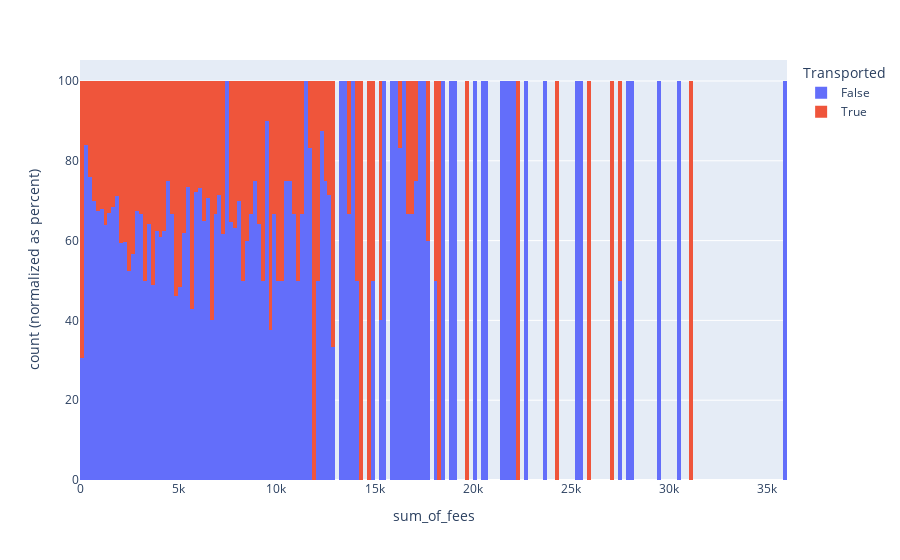

Here is the notebook cell this chart was saved with:
### Code cell
fig = px.histogram(db, x="sum_of_fees", color="Transported", barnorm="percent")
fig.show()

### Figure 1 — Plotly figure (JSON) as saved in the notebook; plotly's stock layout.template omitted (floating-point values rounded to 4 significant figures; data arrays with more than 128 entries replaced by an {"elided": "..."} marker saying what was removed)
{"data": [{"bingroup": "x", "hovertemplate": "Transported=False<br>sum_of_fees=%{x}<br>count (normalized as percent)=%{y}<extra></extra>", "legendgroup": "False", "marker": {"color": "#636efa", "pattern": {"shape": ""}}, "name": "False", "orientation": "v", "showlegend": true, "type": "histogram", "x": {"elided": "4315 float values"}, "xaxis": "x", "yaxis": "y"}, {"bingroup": "x", "hovertemplate": "Transported=True<br>sum_of_fees=%{x}<br>count (normalized as percent)=%{y}<extra></extra>", "legendgroup": "True", "marker": {"color": "#EF553B", "pattern": {"shape": ""}}, "name": "True", "orientation": "v", "showlegend": true, "type": "histogram", "x": {"elided": "4378 float values"}, "xaxis": "x", "yaxis": "y"}], "layout": {"barmode": "relative", "barnorm": "percent", "legend": {"title": {"text": "Transported"}, "tracegroupgap": 0}, "margin": {"t": 60}, "xaxis": {"anchor": "y", "domain": [0, 1], "title": {"text": "sum_of_fees"}}, "yaxis": {"anchor": "x", "domain": [0, 1], "title": {"text": "count (normalized as percent)"}}}}
